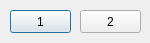
<?xml version="1.0" encoding="UTF-8"?>
<ui version="4.0">
 <class>ChooseDialog</class>
 <widget class="QDialog" name="ChooseDialog">
  <property name="geometry">
   <rect>
    <x>0</x>
    <y>0</y>
    <width>150</width>
    <height>43</height>
   </rect>
  </property>
  <property name="windowTitle">
   <string>请选择要注入故障任务数量</string>
  </property>
  <property name="windowIcon">
   <iconset resource="myapp.qrc">
    <normaloff>:/resource/failure.jpg</normaloff>:/resource/failure.jpg</iconset>
  </property>
  <widget class="QPushButton" name="pushButton">
   <property name="geometry">
    <rect>
     <x>10</x>
     <y>10</y>
     <width>61</width>
     <height>23</height>
    </rect>
   </property>
   <property name="text">
    <string>1</string>
   </property>
  </widget>
  <widget class="QPushButton" name="pushButton_2">
   <property name="geometry">
    <rect>
     <x>80</x>
     <y>10</y>
     <width>61</width>
     <height>23</height>
    </rect>
   </property>
   <property name="text">
    <string>2</string>
   </property>
  </widget>
  <widget class="QLabel" name="label">
   <property name="geometry">
    <rect>
     <x>10</x>
     <y>10</y>
     <width>131</width>
     <height>16</height>
    </rect>
   </property>
   <property name="text">
    <string/>
   </property>
  </widget>
 </widget>
 <resources>
  <include location="myapp.qrc"/>
 </resources>
 <connections/>
</ui>
